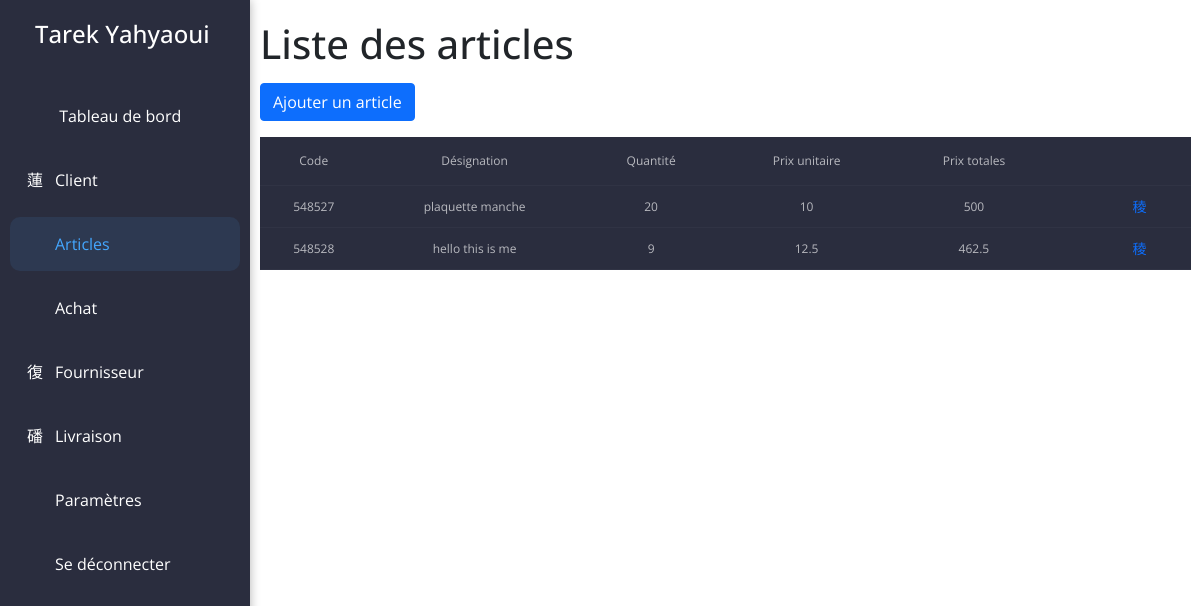
Page /?page=article (signed in) on the committed database.
### tables this page shows
CREATE TABLE `articles` (
  `code_article` int(11) NOT NULL,
  `designation_article` varchar(50) NOT NULL,
  `quantite_article` int(11) NOT NULL,
  `prix_article` float NOT NULL,
  `totale_article` float NOT NULL
);

### article.php (the view, shortened to what this page needs)
<h1 class="main-title">Liste des articles</h1>
<a href="?page=ajouterarticle" class="btn btn-primary mb-3">Ajouter un article</a>
<table class="table-custom">
  <thead>
    <tr>
      <th scope="col">Code</th>
      <th scope="col">Désignation</th>
      <th scope="col">Quantité</th>
      <th scope="col">Prix unitaire</th>
      <th scope="col">Prix totales</th>
      <th scope="col"></th>
    </tr>
  </thead>
  <tbody>
<?php
    $req = $connect->prepare("SELECT * FROM articles;");
    $req->execute();
    while ($row = $req->fetch()) {
      echo "
      <tr>
        <td scope='row'>$row[0]</td>
        <td>$row[1]</td>
        <td>$row[2]</td>
        <td>$row[3]</td>
        <td>$row[4]</td>
        <td>
          <a id='show' href='#'><i class='fi fi-rr-eye'></i></a>
          <a href='?page=updatearticle&id=$row[0]'><i class='fi fi-rr-edit'></i></a>
          <a href='?page=deletearticle&id=$row[0]'><i class='fi fi-rr-trash'></i></a>
        </td>
      </tr>
      ";
    }
    echo "</tbody></table>";
?>

### css/main.css (style rules this page uses)
*, *:before, *:after { box-sizing: border-box; font-family: "Open Sans"; }
.app .content .main-title { margin-bottom: 15px; }
.table-custom { border-style: none; width: 99%; background: #2a2d3e; color: #b8b9bf; padding: 50px 10px; border-collapse: collapse; border-spacing: 0 8px; text-align: center; font-size: 12px; font-family: "Open Sans"; empty-cells: hide; }
.table-custom td { empty-cells: hide; padding: 10px; border-bottom: 1px solid #303344; font-weight: 400; }
.table-custom td a { text-decoration: none; margin-right: 5px; }
.table-custom td a i { font-size: 14px; }
.table-custom th { padding: 15px; border-bottom: 1px solid #303344; font-weight: 400; }

### rows in the picture
articles: code_article "548527", designation_article "plaquette manche", quantite_article "20", prix_article "10", totale_article "500"
articles: code_article "548528", designation_article "hello this is me", quantite_article "9", prix_article "12.5", totale_article "462.5"
